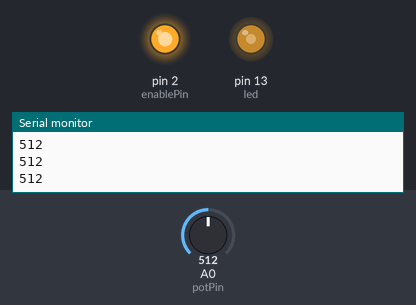
A sketch run on a simulated Arduino Mega 2560, built with avr-gcc and run on an emulated ATmega2560. On the bench: output pins drawn as LEDs (lit = HIGH), the last lines printed to the serial monitor. Inputs (shaded band) come from the test bench; at power-on: A0 (potPin) = 512.

Above: at 1.2 s.
1.3 s: A0 (potPin) set to 716
At 2.5 s:
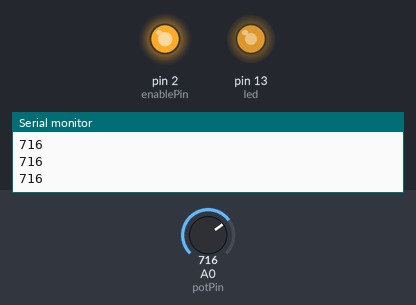
2.8 s: A0 (potPin) set to 900
At 4.0 s:
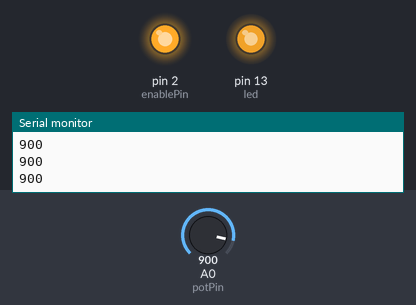
4.3 s: A0 (potPin) set to 122
At 5.0 s:
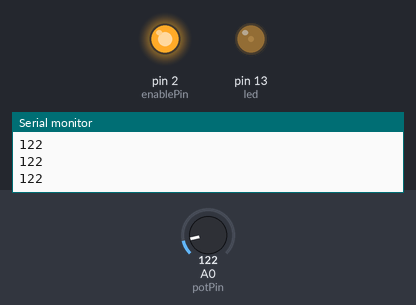
5.8 s: A0 (potPin) set to 0
At 6.2 s:
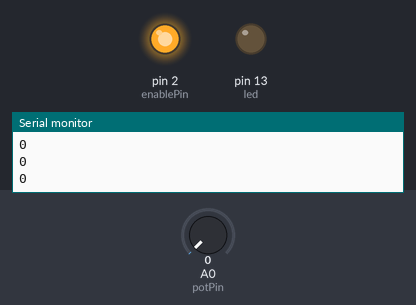
7.3 s: A0 (potPin) set to 511
At 8.5 s:
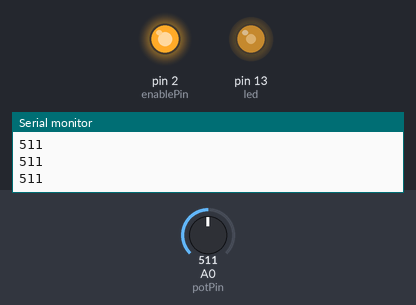
Timing chart, 0 to 9.8 s (numbered marks = the images above; inputs shaded):
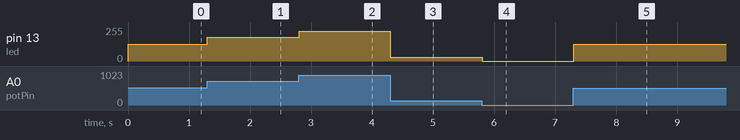

The sketch:

master_test.ino
```cpp
//Master (Arduino UNO):

//Master code (Arduino UNO)
//Serial Communication Between Arduino using RS-485

#define HWSERIAL Serial1

int enablePin = 2;
int potPin = 0 ;
int led = 13;


void setup()
{
  Serial.begin(9600);            // initialize serial at baudrate 9600:
  HWSERIAL.begin(9600);
  pinMode(enablePin, OUTPUT);
  pinMode(potPin, OUTPUT);
  pinMode(led, OUTPUT);
  digitalWrite(enablePin, HIGH);  //  (always high as Master Writes data to Slave)
  digitalWrite(led, HIGH);  //  (always high as Master Writes data to Slave)
}
void loop()
{
  int potval = analogRead(potPin);
  int convert = map(potval, 0, 1023, 0, 255); //Map those value from (0-1023) to (0-255)
  analogWrite(led, convert);              //PWM write to LED
  Serial.println(potval);          //Serial Write POTval to RS-485 Bus
  HWSERIAL.println(potval);

}
```

Measured:
- after the input at 1.3 s, pin 13 (led): 127/255 → 178/255 at once
- after the input at 2.8 s, pin 13 (led): 178/255 → 224/255 at once
- after the input at 4.3 s, pin 13 (led): 224/255 → 30/255 at once
- after the input at 5.8 s, pin 13 (led): 30/255 → 0/255 at once
- after the input at 7.3 s, pin 13 (led): 0/255 → 127/255 at once
